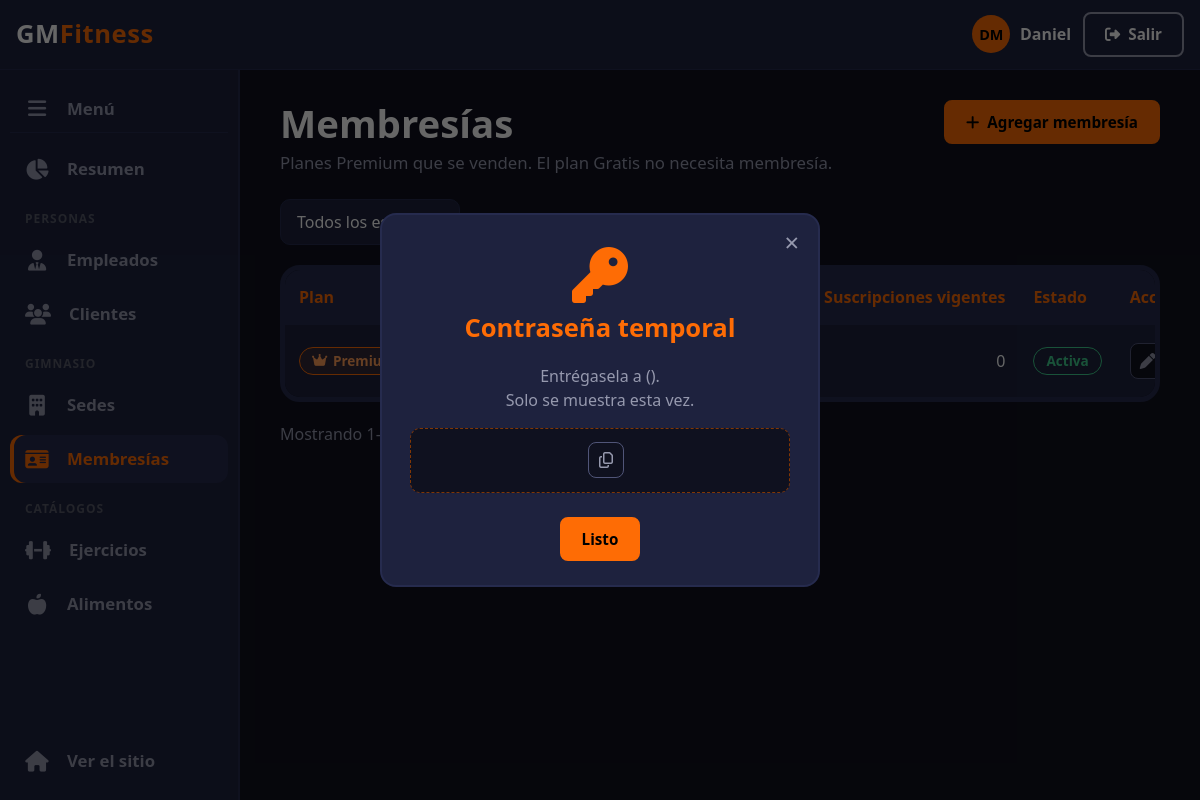
Screenshot of /panel/membresias/ (signed in) with the database file from the repository.
### gmf/models.py (models this page shows, shortened)
class Usuario(AbstractUser):
    username = None
    email = models.EmailField("email", unique=True)
    fecha_nacimiento = models.DateField(null=True, blank=True)
    telefono = models.CharField(max_length=20, blank=True)
    rol = models.CharField(max_length=20, choices=RolUsuario.choices, default=RolUsuario.CLIENTE)
    sede = models.ForeignKey(
        Sede, on_delete=models.SET_NULL, null=True, blank=True, related_name="usuarios"
    )
    USERNAME_FIELD = "email"
    REQUIRED_FIELDS = ["first_name", "last_name"]
    objects = UsuarioManager()

class Membresia(models.Model):
    tipo = models.CharField(max_length=20, choices=TipoMembresia.choices)
    duracion = models.CharField(max_length=20, choices=DuracionMembresia.choices)
    precio = models.DecimalField(max_digits=12, decimal_places=2, validators=POSITIVO)
    descripcion = models.TextField(blank=True)
    activa = models.BooleanField(default=True)
    class Meta:
        verbose_name = "membresía"
    def __str__(self):
        return f"{self.get_tipo_display()} - {self.get_duracion_display()}"

### gmf/views_panel.py (the view, shortened to what this page needs)
# urls.py: path("panel/membresias/", views_panel.panel_membresias, name="panel_membresias"),
@solo_administradores
def panel_membresias(request):
    hoy = timezone.localdate()
    consulta = Membresia.objects.annotate(num_activas=Count(
        "suscripciones", filter=Q(suscripciones__estado=EstadoSuscripcion.ACTIVA,
                                  suscripciones__fecha_fin__gte=hoy),
    ))
    consulta = filtrar_estado(consulta, request.GET.get("estado", ""), "activa")
    pagina = paginar(request, consulta.order_by("tipo", "precio"))
    registros = [{"id": m.pk, "tipo": m.tipo, "duracion": m.duracion, "precio": numero_texto(m.precio),
                  "descripcion": m.descripcion, "activa": m.activa} for m in pagina]
    contexto = contexto_seccion(request, "membresias", CAMPOS_MEMBRESIA, pagina, registros)
    if request.method == "POST":
        messages.error(request, "Revisa los campos marcados.")
        return render(request, "panel/membresias.html", reabrir_modal(contexto, request.POST, errores),
                      status=400)
    return render(request, "panel/membresias.html", contexto)

### gmf/templatetags/gmf_extras.py (called while the page is built)
@register.filter
def pesos(valor):
    try:
        numero = round(float(valor))
    except (TypeError, ValueError):
        return valor
    return "$" + f"{numero:,}".replace(",", ".")

@register.filter
def iniciales(usuario):
    nombre = (usuario.first_name or "").strip()
    apellido = (usuario.last_name or "").strip()
    return ((nombre[:1] + apellido[:1]) or usuario.email[:1]).upper()

@register.filter
def dato(diccionario, clave):
    try:
        return diccionario.get(clave, "")
    except AttributeError:
        return ""

### gmf/views_panel.py (called while the page is built)
def solo_administradores(vista):
    @wraps(vista)
    def envoltura(request, *args, **kwargs):
        if not request.user.is_authenticated:
            return redirect_to_login(request.get_full_path())
        if request.user.rol != RolUsuario.ADMINISTRADOR:
            messages.error(request, "Solo los administradores pueden entrar al panel.")
            return redirect("inicio")
        return vista(request, *args, **kwargs)
    return envoltura

def numero_texto(valor):
    if valor is None:
        return ""
    texto = f"{valor:f}"
    return texto.rstrip("0").rstrip(".") if "." in texto else texto

def paginar(request, consulta):
    paginador = Paginator(consulta, POR_PAGINA)
    return paginador.get_page(request.GET.get("pagina"))

def filtrar_estado(consulta, estado, campo):
    if estado == "activos":
        return consulta.filter(**{campo: True})
    if estado == "inactivos":
        return consulta.filter(**{campo: False})
    return consulta

def contexto_seccion(request, seccion, campos, pagina, registros_json, **extra):
    contexto = {
        "seccion": seccion,
        **SECCIONES[seccion],
        "campos": campos,
        "pagina": pagina,
        "registros_json": registros_json,
        "q": request.GET.get("q", ""),
        "estado": request.GET.get("estado", ""),
        "opciones_estado": OPCIONES_ESTADO,
        "clave_temporal": request.session.pop("clave_temporal", None),
        "modal_abierto": False,
        "valores": {},
        "errores": {},
        "editando_id": "",
    }
    contexto.update(extra)
    return contexto

### gmf/templates/panel/membresias.html
{% extends "panel/base_seccion.html" %}
{% load gmf_extras %}
{% block columnas %}
    <th>Plan</th>
    <th>Duración</th>
    <th class="numero">Precio</th>
    <th>Descripción</th>
    <th class="numero">Suscripciones vigentes</th>
    <th>Estado</th>
{% endblock %}
{% block filas %}
    {% for m in pagina %}
        <tr{% if not m.activa %} class="fila-inactiva"{% endif %}>
            <td><span class="etiqueta-plan premium"><i class="fa-solid fa-crown"></i> {{ m.get_tipo_display }}</span></td>
            <td>{{ m.get_duracion_display }}</td>
            <td class="numero"><strong>{{ m.precio|pesos }}</strong></td>
            <td class="celda-texto">{{ m.descripcion|default:"—"|truncatechars:60 }}</td>
            <td class="numero">{{ m.num_activas }}</td>
            <td><span class="etiqueta-estado {% if m.activa %}activo{% else %}inactivo{% endif %}">{% if m.activa %}Activa{% else %}Inactiva{% endif %}</span></td>
            {% include "panel/_acciones.html" with id=m.pk activo=m.activa nombre=m %}
        </tr>
    {% empty %}
        <tr><td colspan="7" class="sin-resultados"><i class="fa-solid fa-id-card"></i>No hay membresías con esos filtros.</td></tr>
    {% endfor %}
{% endblock %}

### gmf/templates/base.html (shortened to what this page needs)
{% load static gmf_extras %}
<!DOCTYPE html>
<html lang="es">
<head>
    <link rel="stylesheet" href="https://cdn.jsdelivr.net/npm/bootstrap@5.3.8/dist/css/bootstrap.min.css">
    <link rel="stylesheet" href="https://cdnjs.cloudflare.com/ajax/libs/font-awesome/6.5.1/css/all.min.css">
    <link rel="stylesheet" href="{% static 'css/base.css' %}">
    {% block estilos %}{% endblock %}
</head>
<body>
    <header>
        <nav class="contenedor" aria-label="Principal">
            <a class="logo" href="{% url 'inicio' %}">GM<span>Fitness</span></a>
            <div id="acciones-cuenta">
                {% if user.is_authenticated %}
                    <div id="saludo-usuario">
                        <span class="usuario-bola" aria-hidden="true">{{ user|iniciales }}</span>
                        <span>{{ user.first_name|default:user.email }}</span>
                    </div>
                    <form id="form-salir" method="post" action="{% url 'salir' %}">
                        <button type="submit" class="boton-secundario">
                            <i class="fa-solid fa-right-from-bracket"></i> Salir
                        </button>
                    </form>
                {% else %}
                    <a class="boton-secundario" href="{% url 'ingresar' %}">Ingresar</a>
                    <a class="boton-primario" href="{% url 'registro' %}">Registrarse</a>
                {% endif %}
            </div>
        </nav>
    </header>
    <main>
        {% block contenido %}{% endblock %}
    </main>
</body>
</html>

### gmf/templates/panel/_acciones.html (shortened to what this page needs)
<td class="col-acciones">
    <div class="acciones">
        <button type="button" class="btn-icono btn-editar" data-editar="{{ id }}" aria-label="Editar {{ nombre }}" title="Editar">
            <i class="fa-solid fa-pen"></i>
        </button>
    </div>
</td>

### gmf/static/css/base.css (style rules this page uses)
:root { --azul-secundario: #1e223e; --azul-oscuro: #0f111f; --azul-fondo-iconos: #262b4e; --naranja: #fe6c05; --borde-naranja: #803605; --blanco-primario: #ffffff; --gris-inactivo: #9699ae; --negro: #000000; --gris-bordes: #505578; --naranja-100: #ffceac; --naranja-200: #ffb682; --naranja-300: #fe9d58; --naranja-400: #fe852f; --naranja-500: #fe6c05; --naranja-600: #d45a04; --naranja-700: #a94803; --naranja-800: #7f3603; --naranja-900: #552402; --azul-100: #b9bbc9; --azul-200: #9699ae; --azul-300: #737793; --azul-400: #505578; --azul-500: #2d335d; --azul-600: #262b4e; --azul-700: #1e223e; --azul-800: #171a2f; --azul-900: #0f111f; --azul-oscuro-100: #abacb4; --azul-oscuro-200: #81838f; --azul-oscuro-300: #575a69; --azul-oscuro-400: #2d3044; --azul-oscuro-500: #03071e; --azul-oscuro-600: #030619; --azul-oscuro-700: #020514; --azul-oscuro-800: #02040f; --azul-oscuro-900: #01020a; --negro-100: #b2b2b2; --negro-200: #8c8c8c; --negro-300: #666666; --negro-400: #3f3f3f; --negro-500: #191919; --negro-600: #151515; --negro-700: #111111; --negro-800: #0d0d0d; --negro-900: #080808; --blanco-500: #ffffff; --blanco-600: #d5d5d5; --blanco-700: #aaaaaa; --blanco-800: #808080; --blanco-900: #555555; }
*, *::before, *::after { box-sizing: border-box; }
html { scroll-behavior: smooth; scroll-padding-top: 80px; }
body { margin: 0; min-height: 100vh; background-color: var(--azul-oscuro); color: var(--blanco-primario); font-family: system-ui, -apple-system, "Segoe UI", Roboto, sans-serif; line-height: 1.5; }
a { color: var(--naranja); }
.contenedor { width: min(100% - 2rem, 1180px); margin-inline: auto; }
.boton-primario, .boton-secundario { display: inline-flex; align-items: center; justify-content: center; gap: 0.5rem; padding: 0.55rem 1.25rem; border-radius: 8px; border: 2px solid transparent; font-weight: 700; font-size: 0.95rem; text-decoration: none; cursor: pointer; white-space: nowrap; transition: background-color 0.25s ease, color 0.25s ease, border-color 0.25s ease; }
.boton-secundario { background-color: transparent; border-color: var(--gris-inactivo); color: var(--blanco-primario); }
header { position: fixed; inset: 0 0 auto 0; height: 70px; background-color: var(--azul-secundario); border-bottom: 1px solid var(--azul-fondo-iconos); z-index: 1000; }
header nav { height: 100%; display: flex; align-items: center; gap: 1.5rem; }
.logo { font-size: 1.6rem; font-weight: 800; color: var(--blanco-primario); text-decoration: none; letter-spacing: 0.02em; }
.logo span { color: var(--naranja); }
#acciones-cuenta { display: flex; align-items: center; gap: 0.75rem; margin-left: auto; }
#saludo-usuario { display: flex; align-items: center; gap: 0.6rem; color: var(--blanco-primario); font-weight: 600; }
.usuario-bola { display: grid; place-items: center; width: 38px; height: 38px; border-radius: 50%; background-color: var(--naranja); color: var(--negro); font-weight: 800; font-size: 0.9rem; }
#form-salir { margin: 0; }

### gmf/static/css/panel.css (style rules this page uses)
:root { --rojo: #e5484d; --rojo-oscuro: #8c2124; --verde: #3ecf8e; --ancho-barra: 72px; --ancho-barra-abierta: 240px; }
#tabla th { background-color: var(--azul-fondo-iconos); color: var(--naranja); text-align: left; padding: 15px 14px; white-space: nowrap; font-weight: 700; }
#tabla td { padding: 12px 14px; color: var(--blanco-primario); border-top: 1px solid var(--azul-fondo-iconos); white-space: nowrap; vertical-align: middle; }
#tabla tbody tr { transition: background-color 0.2s ease; }
#tabla .numero { text-align: right; }
#tabla .celda-texto { white-space: normal; min-width: 200px; color: var(--azul-100); }
.etiqueta-estado, .etiqueta-plan, .etiqueta-rol, .etiqueta-tu { display: inline-flex; align-items: center; gap: 0.35rem; padding: 3px 12px; border-radius: 20px; font-size: 0.85rem; font-weight: 700; border: 1px solid; }
.etiqueta-estado.activo { color: var(--verde); border-color: var(--verde); }
.etiqueta-estado.inactivo, .etiqueta-plan { color: var(--gris-inactivo); border-color: var(--gris-inactivo); }
.etiqueta-plan.premium { color: var(--naranja-300); border-color: var(--naranja); background-color: rgba(254, 108, 5, 0.1); }
.col-acciones { width: 1%; }
.acciones { display: flex; gap: 8px; }
.btn-icono { display: grid; place-items: center; width: 36px; height: 36px; border-radius: 8px; border: 1px solid var(--gris-bordes); background: var(--azul-oscuro); color: var(--gris-inactivo); cursor: pointer; transition: color 0.25s ease, border-color 0.25s ease; }

### rows the page displays
Usuario: first_name+last_name "DM", first_name "Daniel"
Membresia: tipo "Premium", num_activas "0", activa "Activa"

### other values shown
{{ titulo }} "Membresías"
{{ descripcion }} "Planes Premium que se venden. El plan Gratis no necesita membresía."
{{ singular }} "membresía"
{{ pagina.start_index }} "1"
form field estado "Todos los estados"
